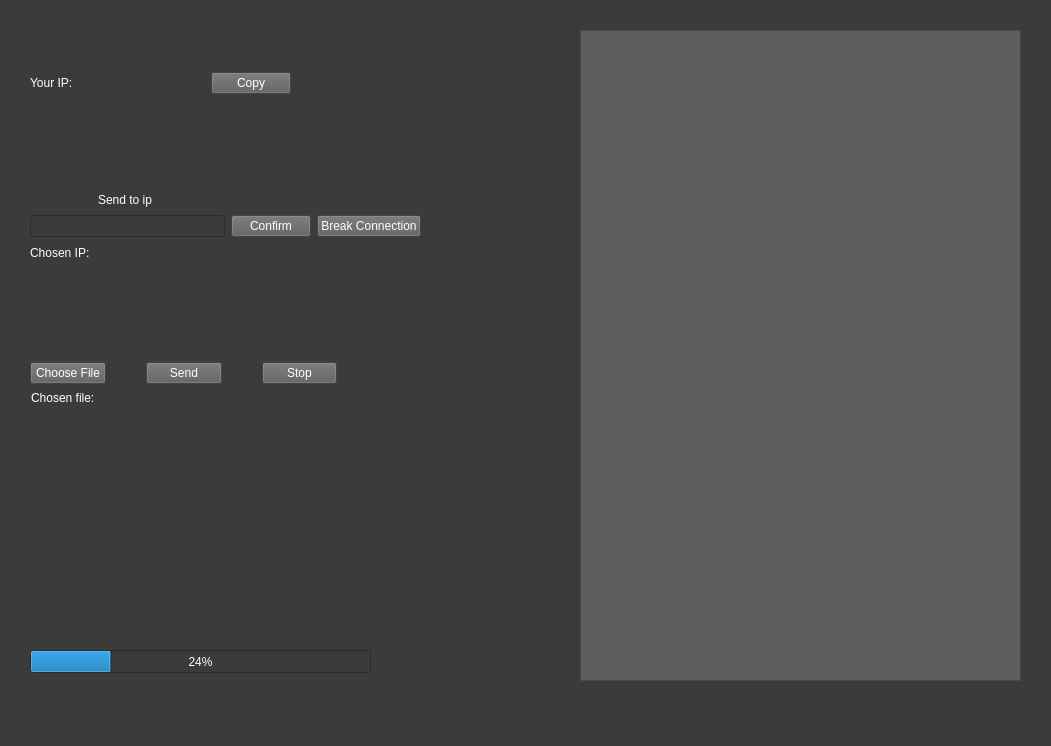
<?xml version="1.0" encoding="UTF-8"?>
<ui version="4.0">
 <class>MainWindow</class>
 <widget class="QMainWindow" name="MainWindow">
  <property name="geometry">
   <rect>
    <x>0</x>
    <y>0</y>
    <width>1051</width>
    <height>746</height>
   </rect>
  </property>
  <property name="windowTitle">
   <string>MainWindow</string>
  </property>
  <property name="autoFillBackground">
   <bool>false</bool>
  </property>
  <property name="styleSheet">
   <string notr="true"/>
  </property>
  <widget class="QWidget" name="centralwidget">
   <property name="styleSheet">
    <string notr="true">background-color: rgb(59, 59, 59)</string>
   </property>
   <widget class="QProgressBar" name="progressBar">
    <property name="geometry">
     <rect>
      <x>30</x>
      <y>650</y>
      <width>341</width>
      <height>23</height>
     </rect>
    </property>
    <property name="styleSheet">
     <string notr="true">color: rgb(255, 255, 255);</string>
    </property>
    <property name="value">
     <number>24</number>
    </property>
   </widget>
   <widget class="QLabel" name="fileLabel">
    <property name="geometry">
     <rect>
      <x>31</x>
      <y>391</y>
      <width>521</width>
      <height>241</height>
     </rect>
    </property>
    <property name="sizePolicy">
     <sizepolicy hsizetype="Preferred" vsizetype="Preferred">
      <horstretch>0</horstretch>
      <verstretch>0</verstretch>
     </sizepolicy>
    </property>
    <property name="styleSheet">
     <string notr="true">color: rgb(255, 255, 255);</string>
    </property>
    <property name="text">
     <string>Chosen file:</string>
    </property>
    <property name="scaledContents">
     <bool>false</bool>
    </property>
    <property name="alignment">
     <set>Qt::AlignLeading|Qt::AlignLeft|Qt::AlignTop</set>
    </property>
    <property name="wordWrap">
     <bool>true</bool>
    </property>
   </widget>
   <widget class="QScrollArea" name="scrollArea">
    <property name="geometry">
     <rect>
      <x>580</x>
      <y>30</y>
      <width>441</width>
      <height>651</height>
     </rect>
    </property>
    <property name="styleSheet">
     <string notr="true">background-color: rgb(94, 94, 94);</string>
    </property>
    <property name="widgetResizable">
     <bool>true</bool>
    </property>
    <widget class="QWidget" name="scrollAreaWidgetContents">
     <property name="geometry">
      <rect>
       <x>0</x>
       <y>0</y>
       <width>439</width>
       <height>649</height>
      </rect>
     </property>
    </widget>
   </widget>
   <widget class="QWidget" name="layoutWidget">
    <property name="geometry">
     <rect>
      <x>30</x>
      <y>70</y>
      <width>261</width>
      <height>26</height>
     </rect>
    </property>
    <layout class="QHBoxLayout" name="userIPHBox">
     <property name="spacing">
      <number>40</number>
     </property>
     <item>
      <widget class="QLabel" name="ipLabel">
       <property name="sizePolicy">
        <sizepolicy hsizetype="Expanding" vsizetype="Preferred">
         <horstretch>0</horstretch>
         <verstretch>0</verstretch>
        </sizepolicy>
       </property>
       <property name="styleSheet">
        <string notr="true">color: rgb(255, 255, 255);</string>
       </property>
       <property name="text">
        <string>Your IP:</string>
       </property>
      </widget>
     </item>
     <item>
      <widget class="QPushButton" name="copyButton">
       <property name="styleSheet">
        <string notr="true">background-color: rgb(94, 94, 94);
color: rgb(255, 255, 255);</string>
       </property>
       <property name="text">
        <string>Copy</string>
       </property>
      </widget>
     </item>
    </layout>
   </widget>
   <widget class="QWidget" name="layoutWidget">
    <property name="geometry">
     <rect>
      <x>30</x>
      <y>190</y>
      <width>391</width>
      <height>72</height>
     </rect>
    </property>
    <layout class="QVBoxLayout" name="receiverIPVBox">
     <item>
      <widget class="QLabel" name="ipSendLabel">
       <property name="styleSheet">
        <string notr="true">color: rgb(255, 255, 255);
padding-left: 65px;</string>
       </property>
       <property name="text">
        <string>Send to ip</string>
       </property>
       <property name="alignment">
        <set>Qt::AlignLeading|Qt::AlignLeft|Qt::AlignVCenter</set>
       </property>
       <property name="margin">
        <number>0</number>
       </property>
      </widget>
     </item>
     <item>
      <layout class="QHBoxLayout" name="receiverIPHBox">
       <item>
        <widget class="QLineEdit" name="ipLine">
         <property name="styleSheet">
          <string notr="true">color: rgb(255, 255, 255);</string>
         </property>
         <property name="text">
          <string/>
         </property>
        </widget>
       </item>
       <item>
        <widget class="QPushButton" name="ipConfirmButton">
         <property name="styleSheet">
          <string notr="true">background-color: rgb(94, 94, 94);
color: rgb(255, 255, 255);</string>
         </property>
         <property name="text">
          <string>Confirm</string>
         </property>
        </widget>
       </item>
       <item>
        <widget class="QPushButton" name="breakConnectionButton">
         <property name="styleSheet">
          <string notr="true">background-color: rgb(94, 94, 94);
color: rgb(255, 255, 255);</string>
         </property>
         <property name="text">
          <string>Break Connection</string>
         </property>
        </widget>
       </item>
      </layout>
     </item>
     <item>
      <widget class="QLabel" name="ipToSendLabel">
       <property name="sizePolicy">
        <sizepolicy hsizetype="Expanding" vsizetype="Preferred">
         <horstretch>0</horstretch>
         <verstretch>0</verstretch>
        </sizepolicy>
       </property>
       <property name="styleSheet">
        <string notr="true">color: rgb(255, 255, 255);</string>
       </property>
       <property name="text">
        <string>Chosen IP:</string>
       </property>
      </widget>
     </item>
    </layout>
   </widget>
   <widget class="QWidget" name="layoutWidget">
    <property name="geometry">
     <rect>
      <x>30</x>
      <y>360</y>
      <width>307</width>
      <height>26</height>
     </rect>
    </property>
    <layout class="QHBoxLayout" name="chooseFileHBox">
     <property name="spacing">
      <number>40</number>
     </property>
     <item>
      <widget class="QPushButton" name="fileButton">
       <property name="styleSheet">
        <string notr="true">background-color: rgb(94, 94, 94);
color: rgb(255, 255, 255);</string>
       </property>
       <property name="text">
        <string>Choose File</string>
       </property>
      </widget>
     </item>
     <item>
      <widget class="QPushButton" name="sendButton">
       <property name="styleSheet">
        <string notr="true">background-color: rgb(94, 94, 94);
color: rgb(255, 255, 255);</string>
       </property>
       <property name="text">
        <string>Send</string>
       </property>
      </widget>
     </item>
     <item>
      <widget class="QPushButton" name="stopButton">
       <property name="styleSheet">
        <string notr="true">background-color: rgb(94, 94, 94);
color: rgb(255, 255, 255);</string>
       </property>
       <property name="text">
        <string>Stop</string>
       </property>
      </widget>
     </item>
    </layout>
   </widget>
  </widget>
  <widget class="QMenuBar" name="menubar">
   <property name="geometry">
    <rect>
     <x>0</x>
     <y>0</y>
     <width>1051</width>
     <height>22</height>
    </rect>
   </property>
   <property name="styleSheet">
    <string notr="true"/>
   </property>
   <property name="defaultUp">
    <bool>false</bool>
   </property>
   <property name="nativeMenuBar">
    <bool>true</bool>
   </property>
  </widget>
  <widget class="QStatusBar" name="statusbar">
   <property name="styleSheet">
    <string notr="true">background-color: rgb(59, 59, 59);
color: rgb(255, 255, 255);</string>
   </property>
  </widget>
 </widget>
 <resources/>
 <connections/>
</ui>
